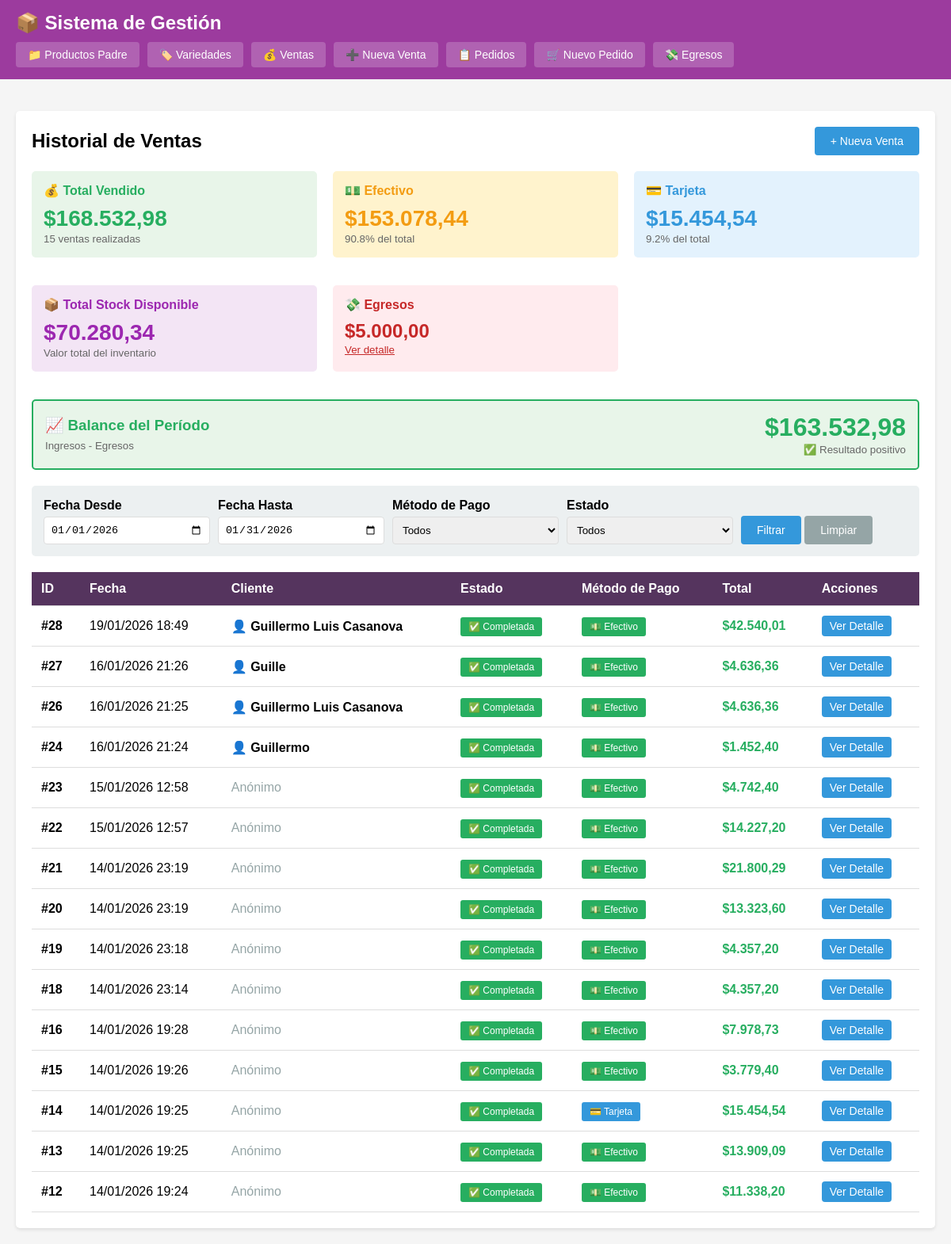
Page /index.php?c=venta&a=index on the earlier database version.
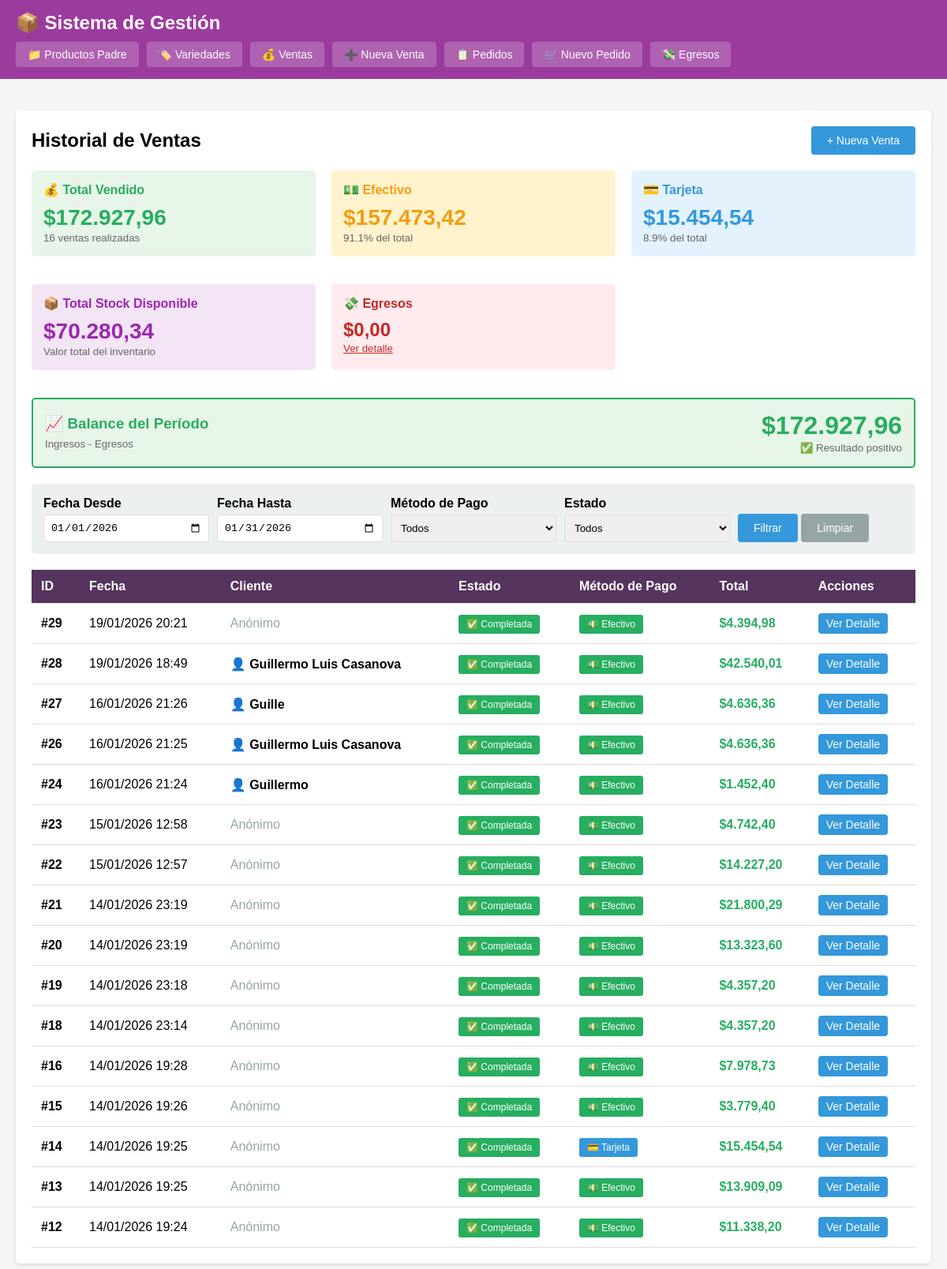
Same page on the later database version.
### tables this page shows
CREATE TABLE ventas (
            id INTEGER PRIMARY KEY AUTOINCREMENT,
            total DECIMAL(10,2) NOT NULL,
            metodo_pago VARCHAR(20) NOT NULL,
            descuento_aplicado DECIMAL(10,2) DEFAULT 0,
            fecha DATETIME DEFAULT CURRENT_TIMESTAMP
        , nombre_cliente VARCHAR(200), estado VARCHAR(20) DEFAULT 'completada', fecha_formalizacion DATETIME);

### controllers/VentaController.php (called while the page is built, shortened)
<?php
class VentaController {
    private $ventaModel;
    private $variedadModel;
    public function __construct() {
        $this->ventaModel = new Venta();
        $this->variedadModel = new Variedad();
    }
public function index() {
    $filtros = [];
    if (empty($_GET['fecha_desde']) && empty($_GET['fecha_hasta']) && empty($_GET['metodo_pago']) && empty($_GET['estado'])) {
        $filtros['fecha_desde'] = date('Y-m-01');
        $filtros['fecha_hasta'] = date('Y-m-t');
    }
    $ventas = $this->ventaModel->getAll($filtros);
    $total_ventas = $this->ventaModel->getTotalVentas($filtros);
    $estadisticas = $this->ventaModel->getEstadisticas(
        $filtros['fecha_desde'] ?? null,
        $filtros['fecha_hasta'] ?? null
    );
    $total_stock_disponible = $this->variedadModel->getTotalStockDisponible();
    $egresoModel = new Egreso();
    $filtros_egresos = [];
    if (!empty($filtros['fecha_desde'])) {
        $filtros_egresos['fecha_desde'] = $filtros['fecha_desde'];
    }
    if (!empty($filtros['fecha_hasta'])) {
        $filtros_egresos['fecha_hasta'] = $filtros['fecha_hasta'];
    }
    $total_egresos = $egresoModel->getTotalEgresos($filtros_egresos);
    $balance = ($estadisticas['total_vendido'] ?? 0) - $total_egresos;
    $this->render('ventas/index', [
        'ventas' => $ventas,
        'total_ventas' => $total_ventas,
        'estadisticas' => $estadisticas,
        'total_stock_disponible' => $total_stock_disponible,
        'total_egresos' => $total_egresos,
        'balance' => $balance,
        'filtros' => $filtros
    ]);
}
    private function render($view, $data = []) {
        extract($data);
        require BASE_PATH . '/views/' . $view . '.php';
        require BASE_PATH . '/views/layout.php';
    }
}
?>

### config/database.php (called while the page is built, shortened)
<?php
class Database {
    private static $instance = null;
    private $conn;
    private function __construct() {
        try {
            $this->conn = new PDO('sqlite:' . DB_PATH);
            $this->conn->setAttribute(PDO::ATTR_ERRMODE, PDO::ERRMODE_EXCEPTION);
            $this->conn->setAttribute(PDO::ATTR_DEFAULT_FETCH_MODE, PDO::FETCH_ASSOC);
        } catch(PDOException $e) {
            die("Error de conexión: " . $e->getMessage());
        }
    }
    public static function getInstance() {
        if (self::$instance === null) {
            self::$instance = new self();
        }
        return self::$instance;
    }
    public function getConnection() {
        return $this->conn;
    }
}
?>

### models/Venta.php (called while the page is built, shortened)
<?php
class Venta {
    private $db;
    public function __construct() {
        $this->db = Database::getInstance()->getConnection();
    }
    public function getAll($filtros = []) {
        $sql = "SELECT * FROM ventas WHERE 1=1";
        $params = [];
        if (!empty($filtros['fecha_desde'])) {
            $sql .= " AND DATE(fecha) >= ?";
            $params[] = $filtros['fecha_desde'];
        }
        if (!empty($filtros['fecha_hasta'])) {
            $sql .= " AND DATE(fecha) <= ?";
            $params[] = $filtros['fecha_hasta'];
        }
        if (!empty($filtros['estado'])) {
            $sql .= " AND estado = ?";
            $params[] = $filtros['estado'];
        } else {
            $sql .= " AND estado != 'cancelada'";
        }
        $sql .= " ORDER BY fecha DESC";
        $stmt = $this->db->prepare($sql);
        $stmt->execute($params);
        return $stmt->fetchAll();
    }
    public function getEstadisticas($fecha_desde = null, $fecha_hasta = null) {
        $sql = "SELECT
                COUNT(*) as total_ventas,
                SUM(total) as total_vendido,
                AVG(total) as promedio_venta,
                SUM(CASE WHEN metodo_pago = 'efectivo' THEN total ELSE 0 END) as total_efectivo,
                SUM(CASE WHEN metodo_pago = 'tarjeta' THEN total ELSE 0 END) as total_tarjeta,
                SUM(CASE WHEN metodo_pago = 'transferencia' THEN total ELSE 0 END) as total_transferencia
                FROM ventas WHERE estado = 'completada'";
        $params = [];
        if ($fecha_desde) {
            $sql .= " AND DATE(fecha) >= ?";
            $params[] = $fecha_desde;
        }
        if ($fecha_hasta) {
            $sql .= " AND DATE(fecha) <= ?";
            $params[] = $fecha_hasta;
        }
        $stmt = $this->db->prepare($sql);
        $stmt->execute($params);
        $result = $stmt->fetch();
        if ($result) {
            $result['total_tarjeta_combinado'] = ($result['total_tarjeta'] ?? 0) + ($result['total_transferencia'] ?? 0);
        }
        return $result;
    }
}
?>

### helpers/FormatHelper.php (called while the page is built, shortened)
<?php
class FormatHelper {
    public static function precio($valor) {
        return '$' . number_format($valor, 2, ',', '.');
    }
}
?>

### views/ventas/index.php (the view, shortened to what the rows shown need)
<div style="display: flex; justify-content: space-between; align-items: center; margin-bottom: 20px;">
    <h2>Historial de Ventas</h2>
</div>
<?php if (empty($ventas)): ?>
    <div class="card">
        <p style="text-align: center; color: #95a5a6; padding: 20px;">No hay ventas registradas.</p>
    </div>
<?php else: ?>
<table>
    <thead>
        <tr>
            <th>ID</th>
            <th>Fecha</th>
            <th>Cliente</th>
            <th>Estado</th>
            <th>Método de Pago</th>
            <th>Total</th>
            <th>Acciones</th>
        </tr>
    </thead>
    <tbody>
        <?php foreach ($ventas as $venta): ?>
            <tr style="<?= $venta['estado'] == 'cancelada' ? 'opacity: 0.6;' : '' ?>">
                <td><strong>#<?= $venta['id'] ?></strong></td>
                <td><?= date('d/m/Y H:i', strtotime($venta['fecha'])) ?></td>
                <td>
                    <?php if ($venta['nombre_cliente']): ?>
                        <strong>👤 <?= htmlspecialchars($venta['nombre_cliente']) ?></strong>
                    <?php else: ?>
                        <span style="color: #95a5a6;">Anónimo</span>
                    <?php endif; ?>
                </td>
                <td>
                    <?php if ($venta['estado'] == 'completada'): ?>
                        <span class="badge" style="background: #27ae60;">✅ Completada</span>
                    <?php elseif ($venta['estado'] == 'preventa'): ?>
                        <span class="badge" style="background: #f39c12;">⏳ Pre-venta</span>
                    <?php else: ?>
                        <span class="badge" style="background: #e74c3c;">❌ Cancelada</span>
                    <?php endif; ?>
                </td>
                <td>
                    <?php if ($venta['metodo_pago'] == 'efectivo'): ?>
                        <span class="badge" style="background: #27ae60;">💵 Efectivo</span>
                    <?php elseif ($venta['metodo_pago'] == 'tarjeta'): ?>
                        <span class="badge" style="background: #3498db;">💳 Tarjeta</span>
                    <?php else: ?>
                        <span class="badge" style="background: #9b59b6;">🔄 Transferencia</span>
                    <?php endif; ?>
                </td>
                <td><strong style="color: #27ae60; font-size: 16px;"><?= FormatHelper::precio($venta['total']) ?></strong></td>
                <td>
                    <a href="index.php?c=venta&a=detalle&id=<?= $venta['id'] ?>" class="btn btn-primary" style="padding: 5px 10px;">Ver Detalle</a>
                </td>
            </tr>
        <?php endforeach; ?>
    </tbody>
</table>
<?php endif; ?>

Differences in the rows shown:
added ventas: id "29", fecha "19/01/2026 20:21", shows "Anónimo", estado "✅ Completada", metodo_pago "💵 Efectivo", total "$4.394,98"
Other differences:
FormatHelper::precio($estadisticas['total_vendido'] ?? 0): "$168.532,98" → "$172.927,96"
$estadisticas['total_ventas']: "15" → "16"
FormatHelper::precio($estadisticas['total_efectivo'] ?? 0): "$153.078,44" → "$157.473,42"
$porcentaje_efectivo: "90.8" → "91.1"
$porcentaje_tarjeta: "9.2" → "8.9"
FormatHelper::precio($total_egresos ?? 0): "$5.000,00" → "$0,00"
FormatHelper::precio($balance): "$163.532,98" → "$172.927,96"
